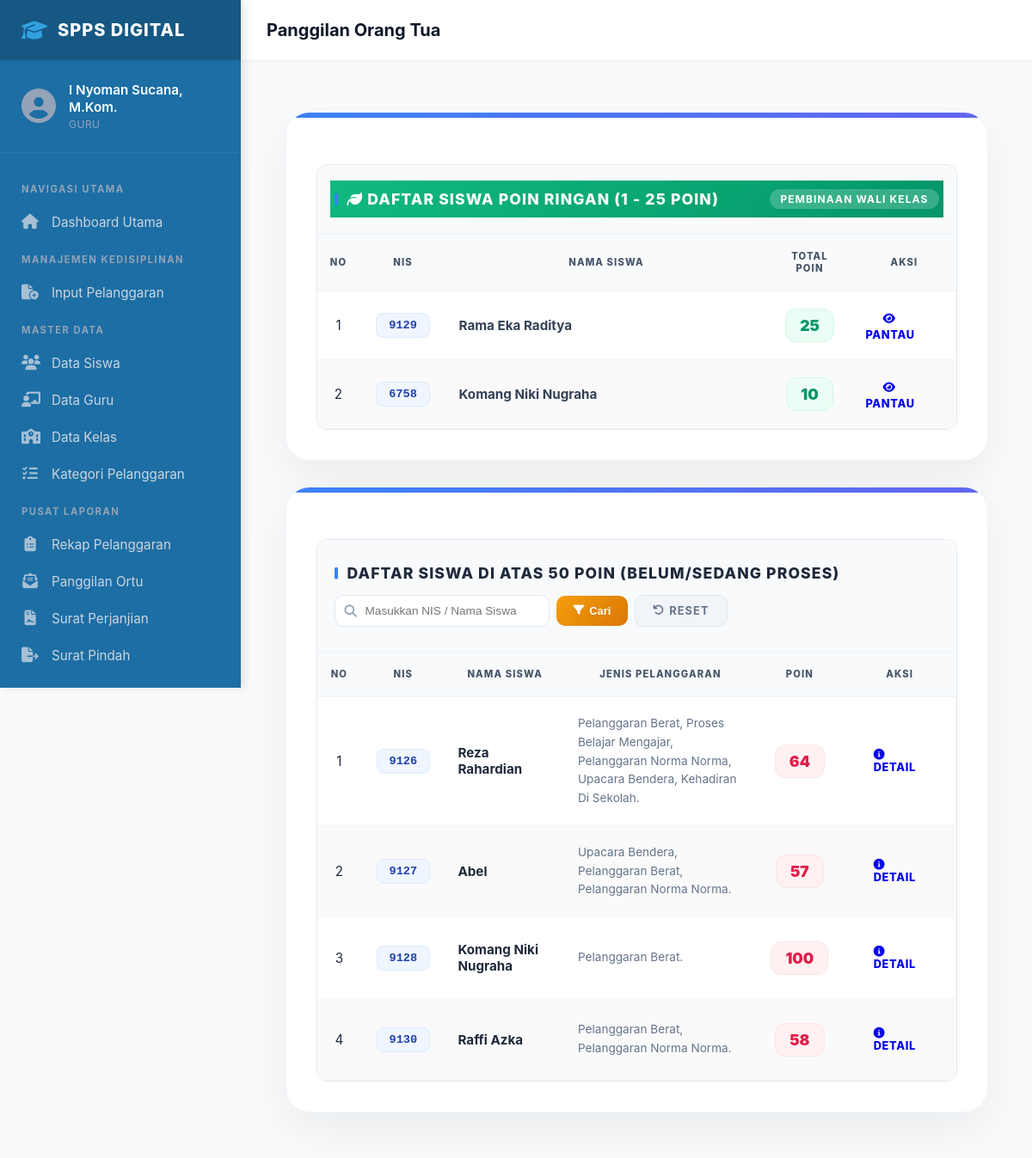
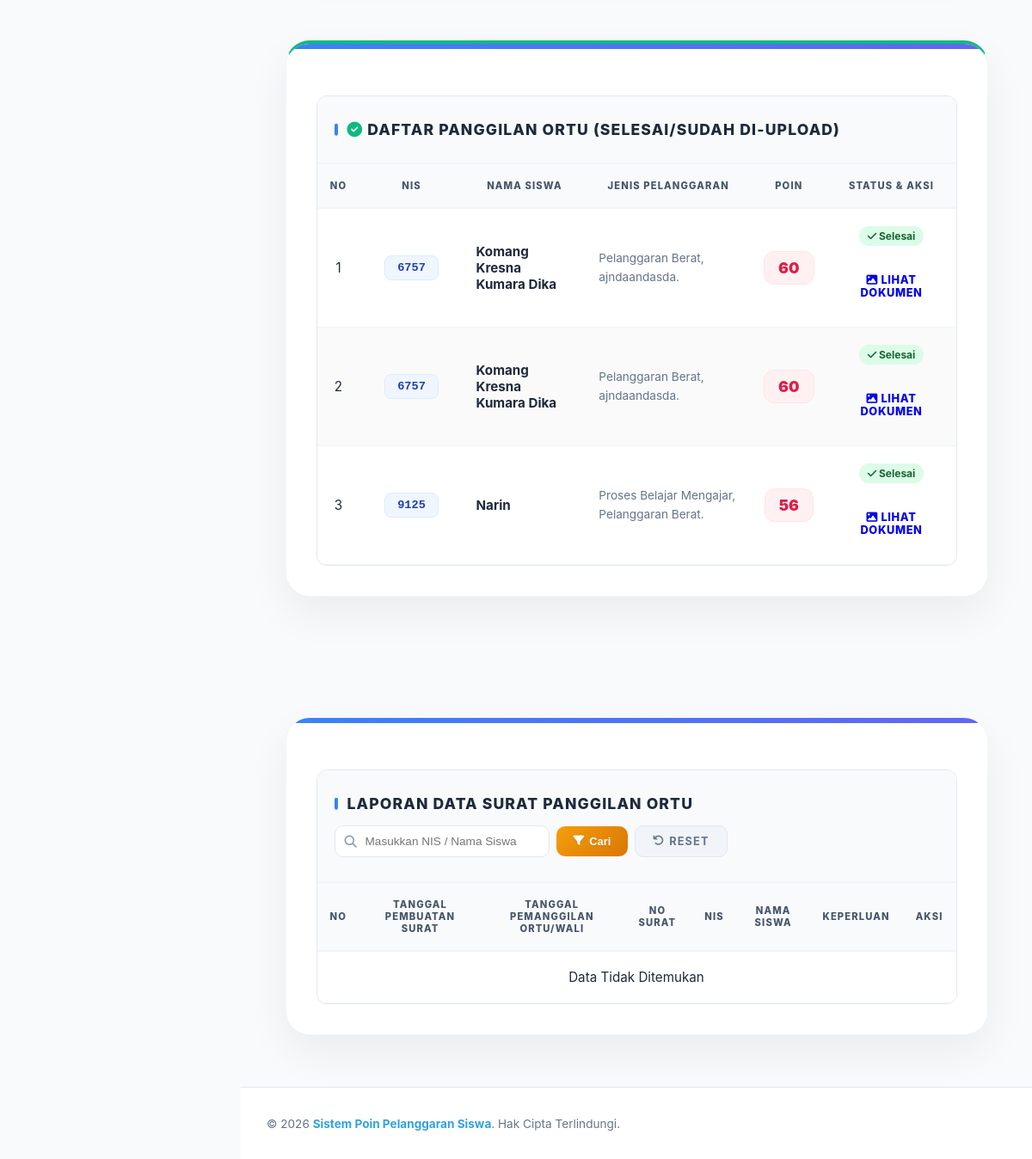
Screenshot of /pages/laporan/list_panggilan_ortu.php (signed in) with the database file from the repository (2 pictures, top to bottom).
### tables this page shows
CREATE TABLE `siswa` (
  `nis` int(5) NOT NULL,
  `nama_siswa` varchar(50) DEFAULT NULL,
  `jenis_kelamin` enum('Laki - Laki','Perempuan') DEFAULT NULL,
  `alamat` varchar(100) DEFAULT NULL,
  `password` varchar(70) DEFAULT NULL,
  `status` enum('aktif','tidak_aktif','lulus','pindah') DEFAULT NULL,
  `id_ortu_wali` int(5) DEFAULT NULL,
  `id_kelas` int(3) DEFAULT NULL
);

### pages/laporan/list_panggilan_ortu.php (the view, shortened to what the rows shown need)
<?php
include ROOTPATH . "/config/config.php";
function tampilkanJenisPelanggaran($conn, $nis_siswa) {
    $query = mysqli_query($conn,
        "SELECT DISTINCT jenis
         FROM pelanggaran_siswa
         JOIN jenis_pelanggaran USING(id_jenis_pelanggaran)
         WHERE nis = '$nis_siswa'"
    );
    $daftar = [];
    while ($baris = mysqli_fetch_assoc($query)) {
        $daftar[] = htmlspecialchars($baris['jenis']);
    }
    if (!empty($daftar)) {
        echo implode(', ', $daftar) . '.';
    }
}
if (isset($_GET['cari_daftar_calon_ortu'])) {
    $kata_kunci_calon = mysqli_real_escape_string($conn, $_GET['cari_daftar_calon_ortu']);
    $query_calon_panggilan = "
        SELECT main.*, sub.total_poin
        FROM (
            -- Bagian Dalam: Cari data pelanggaran (dipisah per siswa & tanggal)
            SELECT siswa.*, po.tanggal AS tanggal_surat, po.status AS status_dokumen, po.foto_dokumen
            FROM siswa
            JOIN pelanggaran_siswa USING(nis)
            JOIN jenis_pelanggaran USING(id_jenis_pelanggaran)
            LEFT JOIN perjanjian_orang_tua po USING(id_pelanggaran_siswa)
            WHERE siswa.status = 'aktif'
              AND (siswa.nama_siswa LIKE '%$kata_kunci_calon%' OR siswa.nis LIKE '%$kata_kunci_calon%')
            GROUP BY siswa.nis, po.tanggal, po.status, po.foto_dokumen
            ORDER BY siswa.nis, po.tanggal DESC
        ) main
        JOIN (
            -- Subquery Luar: Hitung total semua poin tiap-tiap siswa
            SELECT nis, SUM(poin) AS total_poin
            FROM pelanggaran_siswa
            JOIN jenis_pelanggaran USING(id_jenis_pelanggaran)
            GROUP BY nis
        ) sub USING(nis)
        -- Filter: Hanya tampilkan kalau jumlah akhirnya antara 50 sampai 100
        WHERE sub.total_poin BETWEEN 50 AND 100
    ";
} else {
    $query_calon_panggilan = "
        SELECT main.*, sub.total_poin
        FROM (
            SELECT siswa.*, po.tanggal AS tanggal_surat, po.status AS status_dokumen, po.foto_dokumen
            FROM siswa
            JOIN pelanggaran_siswa USING(nis)
            JOIN jenis_pelanggaran USING(id_jenis_pelanggaran)
            LEFT JOIN perjanjian_orang_tua po USING(id_pelanggaran_siswa)
            WHERE siswa.status = 'aktif'
            GROUP BY siswa.nis, po.tanggal, po.status, po.foto_dokumen
            ORDER BY siswa.nis, po.tanggal DESC
        ) main
        JOIN (
            SELECT nis, SUM(poin) AS total_poin
            FROM pelanggaran_siswa
            JOIN jenis_pelanggaran USING(id_jenis_pelanggaran)
            GROUP BY nis
        ) sub USING(nis)
        WHERE sub.total_poin BETWEEN 50 AND 100
    ";
}
$query_ringan = "
    SELECT siswa.*, sub.total_poin
    FROM siswa
    JOIN (
        SELECT nis, SUM(poin) AS total_poin
        FROM pelanggaran_siswa
        JOIN jenis_pelanggaran USING(id_jenis_pelanggaran)
        GROUP BY nis
    ) sub USING(nis)
    WHERE siswa.status = 'aktif' AND sub.total_poin BETWEEN 1 AND 25
    ORDER BY sub.total_poin DESC
";
$hasil_ringan = mysqli_query($conn, $query_ringan);
$hasil_calon_panggilan = mysqli_query($conn, $query_calon_panggilan);
$list_panggilan_proses = [];
$list_panggilan_selesai = [];
if ($hasil_calon_panggilan) {
    while ($row = mysqli_fetch_assoc($hasil_calon_panggilan)) {
        if ($row['status_dokumen'] == 'Selesai') {
            $list_panggilan_selesai[] = $row;
        } else {
            $list_panggilan_proses[] = $row;
        }
    }
}
include ROOTPATH . "/includes/header.php";
?>
<center>
<link rel="stylesheet" href="/poin_pelanggaran_siswa/css/pages/laporan/list_panggilan_ortu.css">
<div class="table-container-premium">
    <div class="scroll">
            <table width="100%">
                <thead>
                    <tr>
                        <th colspan="5">
                            <div class="table-header-premium" style="background: linear-gradient(135deg, #10b981 0%, #059669 100%);">
                                <h3 class="table-header-title" style="color: white;"><i class="fas fa-leaf"></i> Daftar Siswa Poin Ringan (1 - 25 Poin)</h3>
                                <div style="display: flex; gap: 10px; align-items: center;">
                                    <span style="background: rgba(255,255,255,0.2); color: white; padding: 4px 12px; border-radius: 20px; font-size: 0.75rem; font-weight: 700;">Pembinaan Wali Kelas</span>
                                </div>
                            </div>
                        </th>
                    </tr>
                    <tr>
                        <th style="width: 50px;">No</th>
                        <th style="width: 100px;">NIS</th>
                        <th>Nama Siswa</th>
                        <th style="width: 100px;">Total Poin</th>
                        <th style="width: 120px;">Aksi</th>
                    </tr>
                </thead>
                <tbody>
                    <?php
                    $no_ringan = 1;
                    if (!$hasil_ringan || mysqli_num_rows($hasil_ringan) == 0) {
                        echo "<tr><td colspan='5' align='center' style='padding: 30px; color: #94a3b8;'>Belum ada siswa di kategori ini</td></tr>";
                    } else {
                        while ($row_ringan = mysqli_fetch_assoc($hasil_ringan)) {
                    ?>
                    <tr>
                        <td align="center"><?= $no_ringan++ ?></td>
                        <td align="center"><span class="nis-badge"><?= htmlspecialchars($row_ringan['nis']) ?></span></td>
                        <td style="font-weight: 700; color: #334155;"><?= htmlspecialchars($row_ringan['nama_siswa']) ?></td>
                        <td align="center">
                            <span class="poin-badge-premium" style="background: #ecfdf5; color: #059669; border: 1px solid #d1fae5;"><?= $row_ringan['total_poin'] ?></span>
                        </td>
                        <td>
                            <a href="/poin_pelanggaran_siswa/pages/laporan/detail_pelanggaran.php?nis=<?= $row_ringan['nis'] ?>&from=list_panggilan_ortu.php" class="btn-primary" style="text-decoration:none; padding: 6px 12px; font-size: 0.85rem; border-radius: 8px;">
                                <i class="fas fa-eye"></i> Pantau
                            </a>
                        </td>
                    </tr>
                    <?php
                        }
                    }
                    ?>
                </tbody>
            </table>
    </div>
</div>
<div class="table-container-premium">
    <div class="scroll">
            <table width="100%">
                <thead>
                    <tr>
                        <th colspan="6">
                            <div class="table-header-premium">
                                <h3 class="table-header-title">Daftar Siswa di atas 50 Poin (Belum/Sedang Proses)</h3>
                                <form action="list_panggilan_ortu.php" method="get" class="premium-search-form">
                                    <div class="search-input-wrapper">
                                    </div>
                                    <button type="submit" class="btn-search-premium">
                                    </button>
                                    <a href="list_panggilan_ortu.php" class="btn-reset-premium">
                                    </a>
                                </form>
                            </div>
                        </th>
                    </tr>
                    <tr>
                        <th>No</th>
                        <th>NIS</th>
                        <th>Nama Siswa</th>
                        <th>Jenis Pelanggaran</th>
                        <th>Poin</th>
                        <th>Aksi</th>
                    </tr>
                </thead>
                <tbody>
                    <?php
                    $nomor_urut = 1;
                    if (empty($list_panggilan_proses)) {
                        echo "<tr><td colspan='6' align='center' style='padding: 30px; color: #94a3b8;'>Semua tugas sudah selesai atau tidak ada data yang perlu diproses.</td></tr>";
                    } else {
                        foreach ($list_panggilan_proses as $baris_calon) {
                    ?>
                    <tr>
                        <td align="center"><?= $nomor_urut++ ?></td>
                        <td align="center">
                            <span class="nis-badge"><?= htmlspecialchars($baris_calon['nis']) ?></span>
                        </td>
                        <td style="font-weight: 700; color: #1e293b;">
                            <?= htmlspecialchars($baris_calon['nama_siswa']) ?>
                        </td>
                        <td align="center">
                            <div class="v-summary">
                                <?php tampilkanJenisPelanggaran($conn, $baris_calon['nis']); ?>
                            </div>
                        </td>
                        <td align="center">
                            <span class="poin-badge-premium"><?= htmlspecialchars($baris_calon['total_poin']) ?></span>
                        </td>
                        <td>
                            <div class="action-stack">
                            <?php
                            if ($baris_calon['status_dokumen'] == NULL) {
                            ?>
                                <a href="/poin_pelanggaran_siswa/pages/laporan/detail_pelanggaran.php?nis=<?= $baris_calon['nis'] ?>&tanggal=<?= $baris_calon['tanggal_surat'] ?>&from=list_panggilan_ortu.php" class="btn-primary" style="text-decoration:none;">
                                    <i class="fas fa-info-circle"></i> Detail
                                </a>
                            <?php
                            } elseif ($baris_calon['status_dokumen'] == "Selesai") {
                            ?>
                                <a href="/poin_pelanggaran_siswa/assets/images/<?= htmlspecialchars($baris_calon['foto_dokumen']) ?>" target="_blank" class="btn-primary" style="text-decoration:none;">
                                    <i class="fas fa-image"></i> Lihat Gambar
                                </a>
                            <?php } ?>
                            </div>
                        </td>
                    </tr>
                    <?php
                        }
                    }
                    ?>
                </tbody>
            </table>
    </div>
</div>
<br><br>
<div class="table-container-premium" style="border-top: 4px solid #10b981;">
    <div class="scroll">
            <table width="100%">
                <thead>
                    <tr>
                        <th colspan="6">
                            <div class="table-header-premium">
                                <h3 class="table-header-title"><i class="fas fa-check-circle" style="color: #10b981;"></i> Daftar Panggilan Ortu (Selesai/Sudah di-Upload)</h3>
                            </div>
                        </th>
                    </tr>
                    <tr>
                        <th style="width: 50px;">No</th>
                        <th style="width: 120px;">NIS</th>
                        <th>Nama Siswa</th>
                        <th>Jenis Pelanggaran</th>
                        <th style="width: 80px;">Poin</th>
                        <th style="width: 150px;">Status & Aksi</th>
                    </tr>
                </thead>
                <tbody>
                    <?php
                    $nomor_urut_selesai = 1;
                    if (empty($list_panggilan_selesai)) {
                        echo "<tr><td colspan='6' align='center' style='padding:30px; color:#94a3b8;'>Belum ada dokumen yang selesai di-upload.</td></tr>";
                    } else {
                        foreach ($list_panggilan_selesai as $baris_selesai) {
                    ?>
                    <tr>
                        <td align="center"><?= $nomor_urut_selesai++ ?></td>
                        <td align="center">
                            <span class="nis-badge"><?= htmlspecialchars($baris_selesai['nis']) ?></span>
                        </td>
                        <td style="font-weight: 700; color: #1e293b;">
                            <?= htmlspecialchars($baris_selesai['nama_siswa']) ?>
                        </td>
                        <td align="center">
                            <div class="v-summary">
                                <?php tampilkanJenisPelanggaran($conn, $baris_selesai['nis']); ?>
                            </div>
                        </td>
                        <td align="center">
                            <span class="poin-badge-premium"><?= htmlspecialchars($baris_selesai['total_poin']) ?></span>
                        </td>
                        <td align="center">
                            <div class="action-stack">
                                <span class="badge-success" style="background:#dcfce7; color:#166534; padding:4px 10px; border-radius:12px; font-size:0.75rem; font-weight:700; margin-bottom:8px; display:inline-block;">
                                    <i class="fas fa-check"></i> Selesai
                                </span>
                                <a href="/poin_pelanggaran_siswa/assets/images/<?= htmlspecialchars($baris_selesai['foto_dokumen']) ?>" target="_blank" class="btn-primary" style="text-decoration:none; padding:6px 12px; font-size:0.8rem;">
                                    <i class="fas fa-image"></i> Lihat Dokumen
                                </a>
                            </div>
                        </td>
                    </tr>
                    <?php
                        }
                    }
                    ?>
                </tbody>
            </table>
    </div>
</div>
<br><br>
<br><br>
<div class="table-container-premium">
    <div class="scroll">
            <table width="100%">
                <thead>
                    <tr>
                        <th colspan="8">
                            <div class="table-header-premium">
                                <h3 class="table-header-title">Laporan Data Surat Panggilan Ortu</h3>
                                <form action="list_panggilan_ortu.php" method="get" class="premium-search-form">
                                    <div class="search-input-wrapper">
                                    </div>
                                    <button type="submit" class="btn-search-premium">
                                    </button>
                                    <a href="list_panggilan_ortu.php" class="btn-reset-premium">
                                    </a>
                                </form>
                            </div>
                        </th>
                    </tr>
                    <tr>
                        <th>No</th>
                        <th>Tanggal Pembuatan Surat</th>
                        <th>Tanggal Pemanggilan Ortu/Wali</th>
                        <th>No Surat</th>
                        <th>NIS</th>
                        <th>Nama Siswa</th>
                        <th>Keperluan</th>
                        <th>Aksi</th>
                    </tr>
                </thead>
            </table>
    </div>
</div>
<?php
include ROOTPATH . "/includes/footer.php";
?>

### rows the page displays
siswa: nis "9129", nama_siswa "Rama Eka Raditya", total_poin "25"
siswa: nis "6758", nama_siswa "Komang Niki Nugraha", total_poin "10"
siswa: nis "9126", nama_siswa "Reza Rahardian", daftar "Pelanggaran Berat, Proses Belajar Mengajar, Pelanggaran Norma Norma, Upacara Bendera, Kehadiran Di Sekolah", total_poin "64"
siswa: nis "9127", nama_siswa "Abel", daftar "Upacara Bendera, Pelanggaran Berat, Pelanggaran Norma Norma", total_poin "57"
siswa: nis "9128", nama_siswa "Komang Niki Nugraha", daftar "Pelanggaran Berat", total_poin "100"
siswa: nis "9130", nama_siswa "Raffi Azka", daftar "Pelanggaran Berat, Pelanggaran Norma Norma", total_poin "58"
siswa: nis "6757", nama_siswa "Komang Kresna Kumara Dika", daftar "Pelanggaran Berat, ajndaandasda", total_poin "60"
siswa: nis "9125", nama_siswa "Narin", daftar "Proses Belajar Mengajar, Pelanggaran Berat", total_poin "56"

### other values shown
$_SESSION['nama'] "I Nyoman Sucana, M.Kom."
$_SESSION['role'] "GURU"
$page_title "Panggilan Orang Tua"
